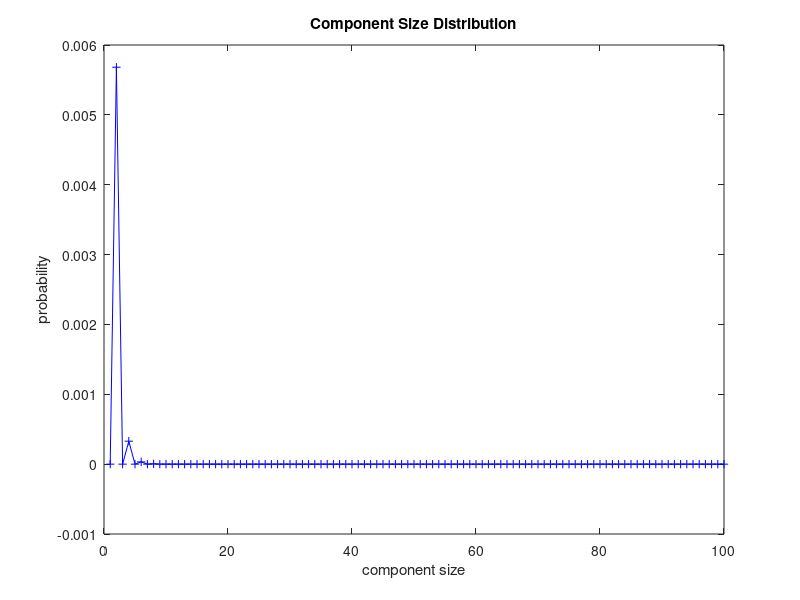

This chart was generated by the following MATLAB code: (Note: this script raises an error after producing the figure.)
s=linspace(1,100,100); % component size
Ps = zeros(size(s));
N =100; % number of partitions for trapozoidal rule 
ip = linspace(0,2*pi,N+1); % integral partitions  
ip(end) = []; % avoid calculating end points twice 
p =1-.875;
for k=1:length(s)
z = @(p) 3-2*p; % mean degree
mu = @(x,p) (z(p)-sqrt(z(p)^2-12*x.^2*(1-p)*p))./(6*x*(1-p)); % quadratic root 
G = @(x,p) p*x + (1-p)*x.^3; % generating function for degree distribution of a randomly selected vertex
H = @(x,p) x.*G(mu(x,p),p); % H0 - generating function for component size distribution when randomly select a vertext
f = @(x) H(x,p)./x.^(s(k)); 

% composite trapozoidal 
y = exp(1i*ip); 
Ps(k)= real(sum(f(y))/N);
end 
plot(s,Ps,'-+b')
hold on
xlabel("component size")
ylabel("probability")
title("Component Size Distribution")
sum(Ps)
% test accuracy of the above code using integral of 1/z along the unit circle from
% 0 to 2pi
% it is proven that this integral is equal to 2*pi*1i
I = 0;
ft = @(x) 1/x; 

for j =1:N 
    I =I+ft(exp(2*pi*j*1i/N))*exp(2*pi*j*1i/N)*1i;
end
I = I*2*pi/N; 
err = I - 2*pi*1i; % very good accuracy order of 1e-16 when N=10; 

%%
rng(111);
n= 1e4; % number of nodes 
% generate vertices with given degree distribution
k = rand(n,1); 
k(k>p)=3; 
k(k<p)=1;
S = sum(k); % number of edges
while mod(S,2)~=0
k(:) = rand(n,1); 
k(k>p)=3; 
k(k<p)=1;
S = sum(k);
end
label = zeros(S,1); 
st =1; 
for i =1:n
    label(st:st+k(i)-1) = i;
    st = st+k(i);
end

label = label(randperm(S));

A = sparse(label(1:S/2), label(S/2+1:end),1,n,n);
A = A+A'; % symmetric

A = min(A,1);
A =  A- diag(diag(A));

%% DFS

G=graph(A);
m = ones(n,1);
L = []; % store component sizes 
while isempty(find(m))~=1
    i = find(m,1);
    v = dfsearch(G,i); 
    L = [L length(v)];
    m(v) = 0;
end
Ps1 = zeros(size(s));
for i=1:100 
    Ps1(i) = i*sum(L==i)/n; % estimate probabilities for component-size distribution
end
plot(s,Ps1)
legend("Cauchy","Randgraph")
